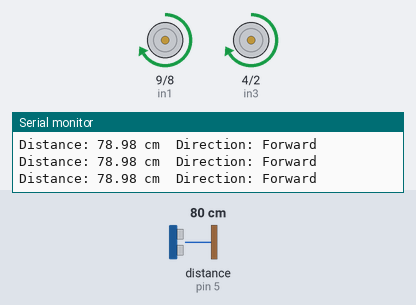
Bench run of a sketch on a simulated Arduino Uno, built with avr-gcc and run on an emulated ATmega328P. On the bench: motor-driver pin pairs drawn as motors (green arrow = first pin HIGH = forward, orange = second pin HIGH = backward, longer = more drive, scaled by the enable pin), the last lines printed to the serial monitor. Wiring (inferred from the names in the program): ultrasonic range finder: trigger pin 6; echo pin 5. The test bench sets the inputs (shaded band); at power-on: distance to the obstacle (sensor on pin 5) 80 cm. The echo pulse lasts 58.3 µs per cm.

Above: at 1.2 s.
1.3 s: distance to the obstacle (sensor on pin 5) set to 20 cm
4.3 s: distance to the obstacle (sensor on pin 5) set to 16 cm
At 5.3 s:
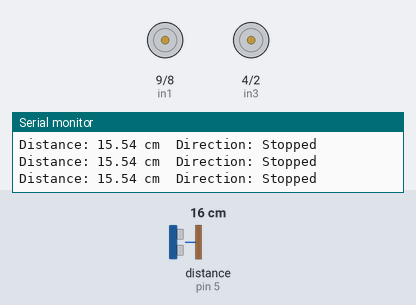
5.8 s: distance to the obstacle (sensor on pin 5) set to 12 cm
At 6.5 s:
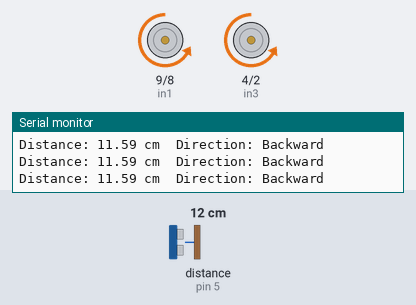
7.3 s: distance to the obstacle (sensor on pin 5) set to 18 cm
At 8.7 s:
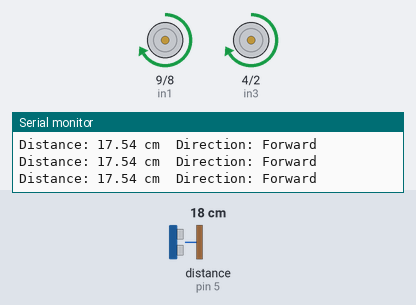
Timing chart, 0 to 9.8 s (numbered marks = the images above; inputs shaded):
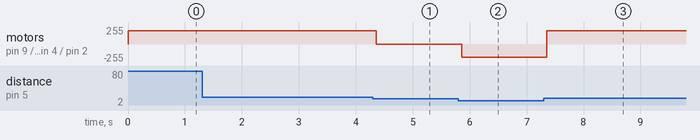

Measured:
- the behaviour switches between 18 and 17 cm on distance to the obstacle (sensor on pin 5) (found by bisection; images 0 and 1)
- the behaviour switches between 14 and 13 cm on distance to the obstacle (sensor on pin 5) (found by bisection; images 1 and 2)
- after the input at 4.3 s, motor on pin 9 (in1) / pin 8 (in2), motor on pin 4 (in3) / pin 2 (in4): forward 200/255 → stopped after 0.06 s
- after the input at 5.8 s, motor on pin 9 (in1) / pin 8 (in2), motor on pin 4 (in3) / pin 2 (in4): stopped → backward 200/255 after 0.06 s
- after the input at 7.3 s, motor on pin 9 (in1) / pin 8 (in2), motor on pin 4 (in3) / pin 2 (in4): backward 200/255 → forward 200/255 after 0.06 s

The sketch:

range-balancing-bot-test.ino
```cpp
// Ultrasonic sensor pins
#define trigPin 6
#define echoPin 5

// Motor driver pins
#define enA 10
#define in1 9
#define in2 8
#define enB 3
#define in3 4
#define in4 2

// Motor speed (0–255)
int motorSpeed = 200;

float duration;
float distance;

void setup() {
  pinMode(trigPin, OUTPUT);
  pinMode(echoPin, INPUT);

  pinMode(enA, OUTPUT);
  pinMode(in1, OUTPUT);
  pinMode(in2, OUTPUT);

  pinMode(enB, OUTPUT);
  pinMode(in3, OUTPUT);
  pinMode(in4, OUTPUT);

  Serial.begin(9600);
}

void loop() {
  distance = getDistance();

  Serial.print("Distance: ");
  Serial.print(distance);
  Serial.print(" cm\t");
  Serial.print("Direction: ");

  if (distance < 1.0) {
    stopMotors();
    Serial.println("Error: Distance sensor not responding.");
  } else {

    if (distance > 17.0) {
      forward();
    } else if(distance >= 13.0 && distance <= 17.0) {
      stopMotors();
    } else {
      backward();
    }
  }
}

// ---- Distance Function ----
float getDistance() {
  digitalWrite(trigPin, LOW);
  delayMicroseconds(2);
  digitalWrite(trigPin, HIGH);
  delayMicroseconds(10);
  digitalWrite(trigPin, LOW);

  duration = pulseIn(echoPin, HIGH);

  return duration * 0.034 / 2.0; // in cm
}

// ---- Motor Control Functions ----
void forward() {
  Serial.println("Forward");

  analogWrite(enA, motorSpeed);
  analogWrite(enB, motorSpeed);

  digitalWrite(in1, HIGH);
  digitalWrite(in2, LOW);
  digitalWrite(in3, HIGH);
  digitalWrite(in4, LOW);
}

void backward() {
  Serial.println("Backward");

  analogWrite(enA, motorSpeed);
  analogWrite(enB, motorSpeed);

  digitalWrite(in1, LOW);
  digitalWrite(in2, HIGH);
  digitalWrite(in3, LOW);
  digitalWrite(in4, HIGH);
}

void stopMotors() {
  Serial.println("Stopped");

  analogWrite(enA, 0);
  analogWrite(enB, 0);
}
```
